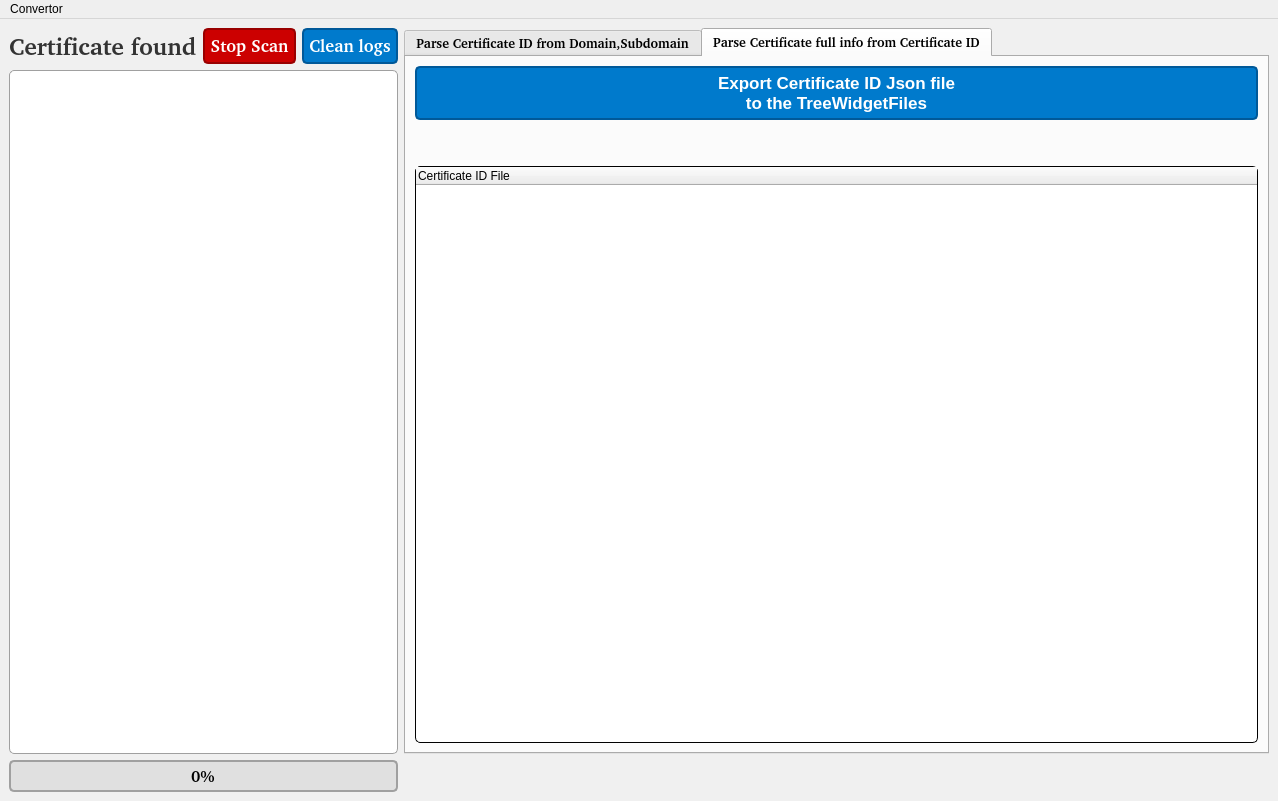
<?xml version="1.0" encoding="UTF-8"?>
<ui version="4.0">
 <class>certificateWindows</class>
 <widget class="QMainWindow" name="certificateWindows">
  <property name="windowModality">
   <enum>Qt::WindowModality::WindowModal</enum>
  </property>
  <property name="enabled">
   <bool>true</bool>
  </property>
  <property name="geometry">
   <rect>
    <x>0</x>
    <y>0</y>
    <width>1278</width>
    <height>801</height>
   </rect>
  </property>
  <property name="sizePolicy">
   <sizepolicy hsizetype="Expanding" vsizetype="Minimum">
    <horstretch>0</horstretch>
    <verstretch>0</verstretch>
   </sizepolicy>
  </property>
  <property name="font">
   <font>
    <family>Nimbus Mono PS [urw]</family>
    <pointsize>12</pointsize>
    <bold>true</bold>
    <stylestrategy>PreferDefault</stylestrategy>
   </font>
  </property>
  <property name="windowTitle">
   <string>Certificate scan</string>
  </property>
  <property name="styleSheet">
   <string notr="true">QMainWindow {
    background-color: #f0f0f0; /* Светлый фон */
    font-family: &quot;Nimbus Mono PS [urw]&quot;;
    font-size: 12pt;
    font-weight: bold;
}
</string>
  </property>
  <widget class="QWidget" name="centralwidget">
   <layout class="QGridLayout" name="gridLayout">
    <item row="0" column="0">
     <widget class="QLabel" name="labelCert">
      <property name="font">
       <font>
        <family>Nimbus Mono PS [urw]</family>
        <pointsize>18</pointsize>
        <bold>true</bold>
        <stylestrategy>PreferDefault</stylestrategy>
       </font>
      </property>
      <property name="styleSheet">
       <string notr="true">QLabel {
    font-family: &quot;Nimbus Mono PS [urw]&quot;;
    font-size: 18pt;
    font-weight: bold;
    color: #333333; /* Тёмно-серый текст */
    background-color: transparent; /* Прозрачный фон */
}
</string>
      </property>
      <property name="text">
       <string>Certificate found</string>
      </property>
     </widget>
    </item>
    <item row="0" column="1">
     <widget class="QPushButton" name="pushButtonScanStop">
      <property name="font">
       <font>
        <family>Nimbus Mono PS [urw]</family>
        <pointsize>13</pointsize>
        <bold>true</bold>
        <stylestrategy>PreferDefault</stylestrategy>
       </font>
      </property>
      <property name="styleSheet">
       <string notr="true">QPushButton#pushButtonScanStop {
    font-family: &quot;Nimbus Mono PS [urw]&quot;;
    font-size: 13pt;
    font-weight: bold;
    background-color: #cc0000; /* Красный фон */
    color: white; /* Белый текст */
    border: 2px solid #990000; /* Тёмно-красная рамка */
    border-radius: 5px; /* Скруглённые углы */
    padding: 5px;
}
QPushButton#pushButtonScanStop:hover {
    background-color: #990000; /* Более тёмный красный при наведении */
}
QPushButton#pushButtonScanStop:pressed {
    background-color: #800000; /* Самый тёмный красный при нажатии */
}
</string>
      </property>
      <property name="text">
       <string>Stop Scan</string>
      </property>
     </widget>
    </item>
    <item row="0" column="3" rowspan="2">
     <widget class="QTabWidget" name="tabWidget">
      <property name="font">
       <font>
        <family>Nimbus Mono PS [urw]</family>
        <pointsize>10</pointsize>
        <bold>true</bold>
        <stylestrategy>PreferDefault</stylestrategy>
       </font>
      </property>
      <property name="styleSheet">
       <string notr="true"/>
      </property>
      <property name="currentIndex">
       <number>1</number>
      </property>
      <widget class="QWidget" name="TreeWidgetDomain">
       <property name="font">
        <font>
         <family>Nimbus Mono PS [urw]</family>
         <pointsize>10</pointsize>
         <bold>true</bold>
         <stylestrategy>PreferDefault</stylestrategy>
        </font>
       </property>
       <property name="styleSheet">
        <string notr="true"/>
       </property>
       <attribute name="title">
        <string>Parse Certificate ID from Domain,Subdomain</string>
       </attribute>
       <layout class="QVBoxLayout" name="verticalLayout_3">
        <item>
         <widget class="QPushButton" name="pushButtonTreeDomain">
          <property name="styleSheet">
           <string notr="true">QPushButton {
    font-family: &quot;Nimbus Mono PS [urw]&quot;;
    font-size: 13pt;
    font-weight: bold;
    background-color: #007acc; /* Синий фон */
    color: white; /* Белый текст */
    border: 2px solid #005999; /* Тёмно-синяя рамка */
    border-radius: 5px; /* Скруглённые углы */
    padding: 5px;
}
QPushButton:hover {
    background-color: #005999; /* Более тёмный синий при наведении */
}
QPushButton:pressed {
    background-color: #004080; /* Самый тёмный синий при нажатии */
}
</string>
          </property>
          <property name="text">
           <string>Export domain,subdomain Json file
to TreeWidgetDomain</string>
          </property>
         </widget>
        </item>
        <item>
         <spacer name="verticalSpacer_3">
          <property name="orientation">
           <enum>Qt::Orientation::Vertical</enum>
          </property>
          <property name="sizeHint" stdset="0">
           <size>
            <width>20</width>
            <height>40</height>
           </size>
          </property>
         </spacer>
        </item>
        <item>
         <widget class="QTreeWidget" name="treeWidgetDomain">
          <property name="sizePolicy">
           <sizepolicy hsizetype="Expanding" vsizetype="Expanding">
            <horstretch>0</horstretch>
            <verstretch>1</verstretch>
           </sizepolicy>
          </property>
          <property name="styleSheet">
           <string notr="true">QTreeWidget {
    font-family: &quot;Nimbus Mono PS [urw]&quot;;
    font-size: 13pt;
    font-weight: bold;
    background-color: #ffffff; /* Белый фон */
    border: 1px solid #000000; /* Серая рамка */
    border-radius: 5px;
}
QTreeWidget::item {
    padding: 5px;
}
QTreeWidget::item:selected {
    background-color: #007acc; /* Синий фон для выделенного элемента */
    color: white; /* Белый текст для выделенного элемента */
}
</string>
          </property>
          <column>
           <property name="text">
            <string>Domain,subdomain JSON File</string>
           </property>
          </column>
         </widget>
        </item>
       </layout>
      </widget>
      <widget class="QWidget" name="Certificate_Parser">
       <attribute name="title">
        <string>Parse Certificate full info from Certificate ID</string>
       </attribute>
       <layout class="QVBoxLayout" name="verticalLayout_2">
        <item>
         <widget class="QPushButton" name="pushButtonAllCert">
          <property name="styleSheet">
           <string notr="true">QPushButton {
    font-family: &quot;Nimbus Mono PS [urw]&quot;;
    font-size: 13pt;
    font-weight: bold;
    background-color: #007acc; /* Синий фон */
    color: white; /* Белый текст */
    border: 2px solid #005999; /* Тёмно-синяя рамка */
    border-radius: 5px; /* Скруглённые углы */
    padding: 5px;
}
QPushButton:hover {
    background-color: #005999; /* Более тёмный синий при наведении */
}
QPushButton:pressed {
    background-color: #004080; /* Самый тёмный синий при нажатии */
}
</string>
          </property>
          <property name="text">
           <string>Export Certificate ID Json file
to the TreeWidgetFiles</string>
          </property>
         </widget>
        </item>
        <item>
         <spacer name="verticalSpacer_2">
          <property name="orientation">
           <enum>Qt::Orientation::Vertical</enum>
          </property>
          <property name="sizeHint" stdset="0">
           <size>
            <width>20</width>
            <height>40</height>
           </size>
          </property>
         </spacer>
        </item>
        <item>
         <widget class="QTreeWidget" name="treeWidgetFiles">
          <property name="sizePolicy">
           <sizepolicy hsizetype="Expanding" vsizetype="Expanding">
            <horstretch>0</horstretch>
            <verstretch>1</verstretch>
           </sizepolicy>
          </property>
          <property name="styleSheet">
           <string notr="true">QTreeWidget {
    font-family: &quot;Nimbus Mono PS [urw]&quot;;
    font-size: 13pt;
    font-weight: bold;
    background-color: #ffffff; /* Белый фон */
    border: 1px solid #000000; /* Серая рамка */
    border-radius: 5px;
}
QTreeWidget::item {
    padding: 5px;
}
QTreeWidget::item:selected {
    background-color: #007acc; /* Синий фон для выделенного элемента */
    color: white; /* Белый текст для выделенного элемента */
}
</string>
          </property>
          <column>
           <property name="text">
            <string>Certificate ID File</string>
           </property>
          </column>
         </widget>
        </item>
       </layout>
      </widget>
     </widget>
    </item>
    <item row="1" column="0" colspan="3">
     <widget class="QTextBrowser" name="plainTextEditCertificateLogs">
      <property name="font">
       <font>
        <family>Nimbus Mono PS [urw]</family>
        <pointsize>10</pointsize>
        <bold>true</bold>
        <stylestrategy>PreferDefault</stylestrategy>
       </font>
      </property>
      <property name="styleSheet">
       <string notr="true">QTextBrowser {
    font-family: &quot;Nimbus Mono PS [urw]&quot;;
    font-size: 10pt;
    font-weight: bold;
    background-color: #ffffff; /* Белый фон */
    border: 1px solid #a0a0a0; /* Серая рамка */
    border-radius: 5px;
    color: black; /* Чёрный текст */
}
</string>
      </property>
     </widget>
    </item>
    <item row="2" column="0" colspan="3">
     <widget class="QProgressBar" name="progressBarCertificateScan">
      <property name="enabled">
       <bool>true</bool>
      </property>
      <property name="font">
       <font>
        <family>Nimbus Mono PS [urw]</family>
        <pointsize>12</pointsize>
        <bold>true</bold>
        <stylestrategy>PreferDefault</stylestrategy>
       </font>
      </property>
      <property name="styleSheet">
       <string notr="true">QProgressBar {
    font-family: &quot;Nimbus Mono PS [urw]&quot;;
    font-size: 12pt;
    font-weight: bold;
    color: black; /* Чёрный текст */
    background-color: #e0e0e0; /* Светло-серый фон */
    border: 2px solid #a0a0a0; /* Серая рамка */
    border-radius: 5px;
    text-align: center; /* Текст по центру */
}
QProgressBar::chunk {
    background-color: #007acc; /* Синий цвет прогресса */
    width: 20px; /* Ширина полосы */
}
</string>
      </property>
      <property name="value">
       <number>0</number>
      </property>
     </widget>
    </item>
    <item row="0" column="2">
     <widget class="QPushButton" name="pushButtonCleanLogs">
      <property name="font">
       <font>
        <family>Nimbus Mono PS [urw]</family>
        <pointsize>13</pointsize>
        <bold>true</bold>
        <stylestrategy>PreferDefault</stylestrategy>
       </font>
      </property>
      <property name="styleSheet">
       <string notr="true">QPushButton {
    font-family: &quot;Nimbus Mono PS [urw]&quot;;
    font-size: 13pt;
    font-weight: bold;
    background-color: #007acc; /* Синий фон */
    color: white; /* Белый текст */
    border: 2px solid #005999; /* Тёмно-синяя рамка */
    border-radius: 5px; /* Скруглённые углы */
    padding: 5px;
}
QPushButton:hover {
    background-color: #005999; /* Более тёмный синий при наведении */
}
QPushButton:pressed {
    background-color: #004080; /* Самый тёмный синий при нажатии */
}
</string>
      </property>
      <property name="text">
       <string>Clean logs</string>
      </property>
     </widget>
    </item>
   </layout>
  </widget>
  <widget class="QMenuBar" name="menuBar">
   <property name="geometry">
    <rect>
     <x>0</x>
     <y>0</y>
     <width>1278</width>
     <height>22</height>
    </rect>
   </property>
   <widget class="QMenu" name="menuConvertor">
    <property name="title">
     <string>Convertor</string>
    </property>
    <addaction name="actionConvert_json"/>
   </widget>
   <addaction name="menuConvertor"/>
  </widget>
  <action name="actionConvert_json">
   <property name="text">
    <string>Convert json</string>
   </property>
  </action>
 </widget>
 <resources/>
 <connections/>
</ui>
